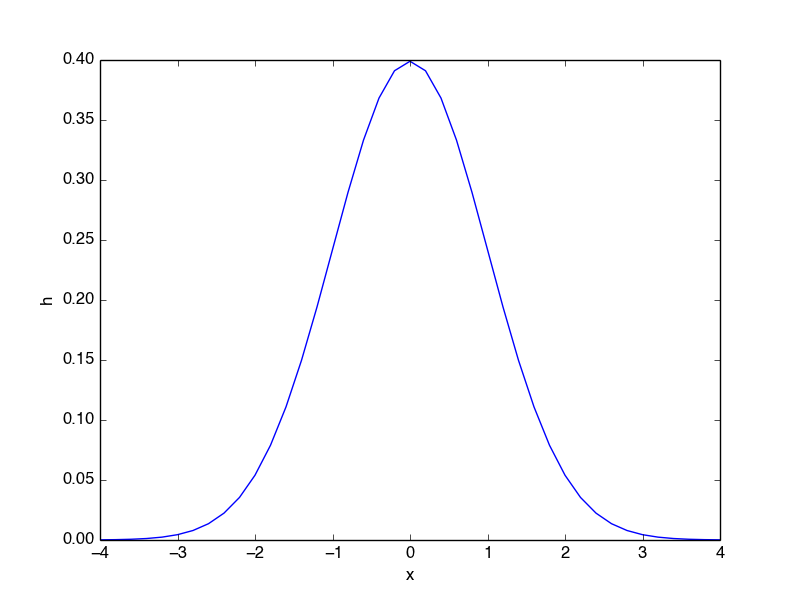

Reproduce this figure in Python.
# Exercise 5.2
from numpy import sqrt, exp, pi, linspace, zeros
from matplotlib.pyplot import plot, show, xlabel, ylabel


def h(x):
    return 1 / sqrt(2 * pi) * exp(-0.5 * x * x)

xlist = linspace(-4, 4, 41)
hlist = zeros(len(xlist))

for i in xrange(len(xlist)):
    hlist[i] = h(xlist[i])

plot(xlist, hlist)
xlabel('x')
ylabel('h')
show()
